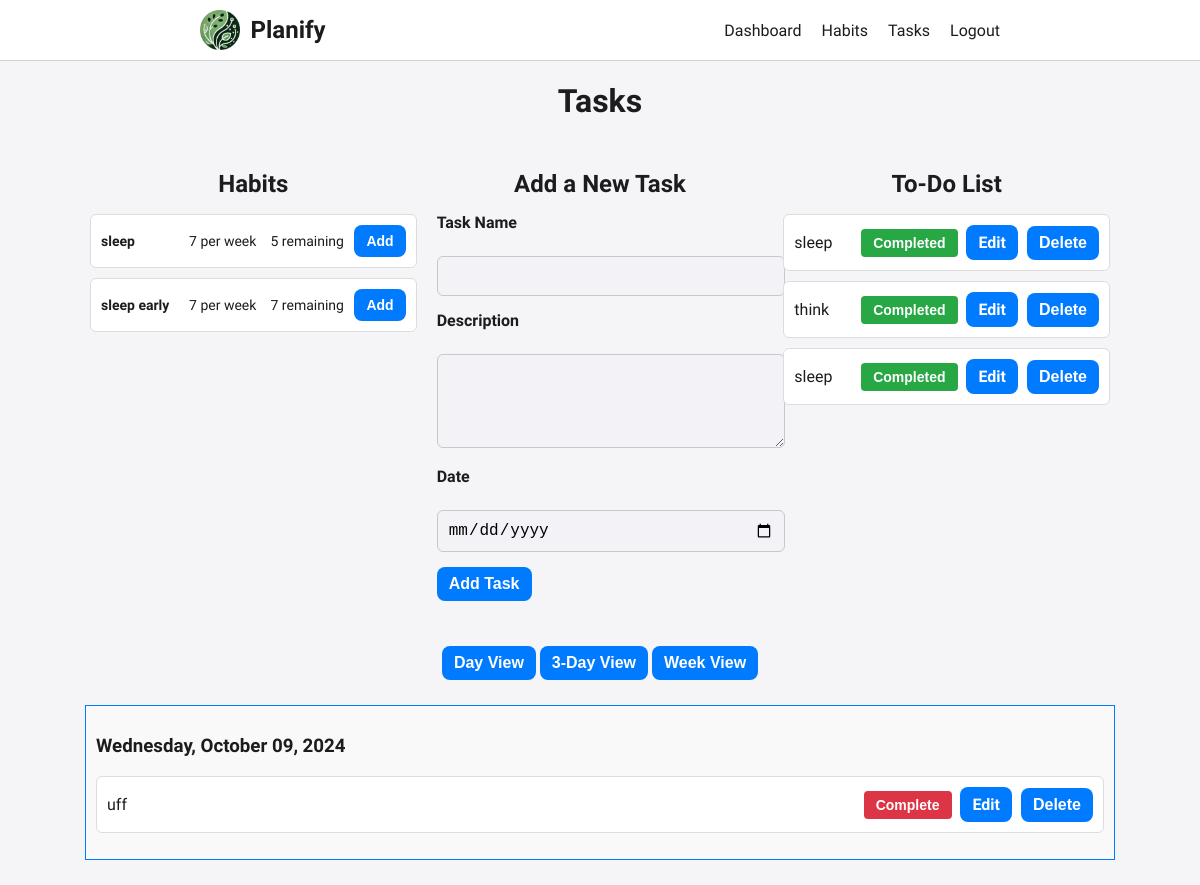
Page /tasks (signed in) on the committed database.
### tables this page shows
CREATE TABLE habits (
    id INTEGER PRIMARY KEY AUTOINCREMENT,
    user_id INTEGER NOT NULL,
    name TEXT NOT NULL,
    frequency INTEGER NOT NULL,
    period TEXT NOT NULL,
    times_completed INTEGER DEFAULT 0,
    FOREIGN KEY (user_id) REFERENCES users (id)
);

CREATE TABLE tasks (
    id INTEGER PRIMARY KEY AUTOINCREMENT,
    user_id INTEGER NOT NULL,
    habit_id INTEGER,
    name TEXT NOT NULL,
    description TEXT,
    date DATE,
    completed BOOLEAN DEFAULT 0,
    FOREIGN KEY (user_id) REFERENCES users (id),
    FOREIGN KEY (habit_id) REFERENCES habits (id)
);

### app.py (the view, shortened to what this page needs)
@app.route('/tasks', methods=['GET', 'POST'])
@login_required
def tasks():
    task_form = TaskForm()
    conn = get_db_connection()
    editing_task = None
    view_type = request.args.get('view', 'day')
    today = date.today()
    dates = []
    if view_type == 'day':
        dates.append(today)
    elif view_type == '3day':
        for i in range(3):
            dates.append(today + timedelta(days=i))
    elif view_type == 'week':
        start_day = today - timedelta(days=today.weekday() + 1 if today.weekday() != 6 else 0)
        for i in range(7):
            dates.append(start_day + timedelta(days=i))
    edit_task_id = request.args.get('edit')
    habits = conn.execute('SELECT * FROM habits WHERE user_id = ?', (current_user.id,)).fetchall()
    undated_tasks = conn.execute('''
        SELECT * FROM tasks
        WHERE user_id = ? AND date IS NULL
    ''', (current_user.id,)).fetchall()
    dated_tasks = conn.execute('''
        SELECT * FROM tasks
        WHERE user_id = ? AND date IS NOT NULL
    ''', (current_user.id,)).fetchall()
    tasks_by_date = {d.strftime('%Y-%m-%d'): [] for d in dates}
    for task in dated_tasks:
        task_date_str = task['date']
        if task_date_str in tasks_by_date:
            tasks_by_date[task_date_str].append(task)
    conn.close()
    return render_template('tasks.html', task_form=task_form, habits=habits,
                           undated_tasks=undated_tasks, tasks_by_date=tasks_by_date,
                           dates=dates, view_type=view_type, editing_task=editing_task, today=today)

### app.py
class TaskForm(FlaskForm):
    name = StringField('Task Name', validators=[DataRequired(), Length(max=150)])
    description = TextAreaField('Description', validators=[Optional(), Length(max=500)])
    date = DateField('Date', validators=[Optional()], format='%Y-%m-%d')
    habit_id = HiddenField('Habit ID', validators=[Optional()])
    submit = SubmitField('Add Task')

### app.py (called while the page is built)
def get_db_connection():
    conn = sqlite3.connect('database.db')
    conn.row_factory = sqlite3.Row
    return conn

@login_manager.user_loader
def load_user(user_id):
    conn = get_db_connection()
    user_row = conn.execute('SELECT * FROM users WHERE id = ?', (user_id,)).fetchone()
    conn.close()
    if user_row:
        return User(user_row)
    else:
        return None

### templates/tasks.html (shortened to what this page needs)
{% extends 'base.html' %}
{% block content %}
<main class="main-content tasks-page-content">
    <h1 class="page-title">Tasks</h1>
<div class="tasks-page">
    <div class="top-section">
        <div class="left-column">
            <h2 class="section-title">Habits</h2>
            <ul class="habits-list">
                {% for habit in habits %}
                <li>
                    <div class="habit-item">
                        <span class="habit-name">{{ habit['name'] }}</span>
                        <span class="habit-frequency">{{ habit['frequency'] }} per {{ habit['period'] }}</span>
                        <span class="habit-remaining">{{ habit['frequency'] - habit['times_completed'] }} remaining</span>
                        <button class="btn btn-sm btn-primary add-habit-btn" data-habit-id="{{ habit['id'] }}" data-habit-name="{{ habit['name'] }}">
                            Add
                        </button>
                    </div>
                </li>
                {% else %}
                <li>You have no habits yet.</li>
                {% endfor %}
            </ul>
        </div>
        <div class="middle-column">
            <h2 class ="section-title">{{ 'Edit Task' if editing_task else 'Add a New Task' }}</h2>
            <form method="POST" action="{{ url_for('tasks', view=view_type) }}">
                <div class="form-group">
                    {{ task_form.name.label }}<br>
                    {{ task_form.name(id="task_form-name", size=50, class_="form-control") }}
                </div>
                <div class="form-group">
                    {{ task_form.description.label }}<br>
                    {{ task_form.description(rows=4, class_="form-control") }}
                </div>
                <div class="form-group">
                    {{ task_form.date.label }}<br>
                    {{ task_form.date(class_="form-control") }}
                </div>
                <div class="form-group">
                    <input type="submit" class="btn btn-primary" value="{{ 'Update Task' if editing_task else 'Add Task' }}">
                </div>
            </form>
        </div>
        <div class="right-column">
            <h2 class="section-title">To-Do List</h2>
            <ul class="todo-list">
                {% for task in undated_tasks %}
                <li>
                    <div class="task-item">
                        <span>{{ task['name'] }}</span>
                        <div class="task-actions">
            <form action="{{ url_for('toggle_task', task_id=task['id'], view=view_type) }}" method="POST" style="display:inline;">
    <button type="submit" class="btn btn-sm status-btn {% if task['completed'] %}completed{% else %}incomplete{% endif %}">
        {% if task['completed'] %}Completed{% else %}Complete{% endif %}
    </button>
</form>
                            <a href="#" class="btn btn-sm btn-warning edit-task-btn" data-task-id="{{ task['id'] }}">Edit</a>
                            <form action="{{ url_for('delete_task', task_id=task['id']) }}" method="POST" style="display:inline;">
                                <button type="submit" class="btn btn-sm btn-danger" onclick="return confirm('Are you sure you want to delete this task?');">Delete</button>
                            </form>
                        </div>
                    </div>
                </li>
                {% else %}
                <li>You have no tasks in your to-do list.</li>
                {% endfor %}
            </ul>
        </div>
    </div>
    <div class="bottom-section">
        <div class="date-range-buttons">
            <button class="btn btn-secondary" onclick="window.location.href='{{ url_for('tasks', view='day') }}'">Day View</button>
            <button class="btn btn-secondary" onclick="window.location.href='{{ url_for('tasks', view='3day') }}'">3-Day View</button>
            <button class="btn btn-secondary" onclick="window.location.href='{{ url_for('tasks', view='week') }}'">Week View</button>
        </div>
        <div class="tasks-by-date-section">
            {% for date_obj in dates %}
            {% set date_str = date_obj.strftime('%Y-%m-%d') %}
            <div class="date-card {% if date_obj == today %}today-card{% endif %}">
                <h3>{{ date_obj.strftime('%A, %B %d, %Y') }}</h3>
                <ul class="task-list">
                    {% if tasks_by_date[date_str] %}
                    {% for task in tasks_by_date[date_str] %}
                    <li>
                        <div class="task-item">
                            <span>{{ task['name'] }}</span>
                            <div class="task-actions">
<form action="{{ url_for('toggle_task', task_id=task['id'], view=view_type) }}" method="POST" style="display:inline;">
    <button type="submit" class="btn btn-sm status-btn {% if task['completed'] %}completed{% else %}incomplete{% endif %}">
        {% if task['completed'] %}Completed{% else %}Complete{% endif %}
    </button>
</form>
                                <a href="#" class="btn btn-sm btn-warning edit-task-btn" data-task-id="{{ task['id'] }}">Edit</a>
                                <form action="{{ url_for('delete_task', task_id=task['id']) }}" method="POST" style="display:inline;">
                                    <button type="submit" class="btn btn-sm btn-danger" onclick="return confirm('Are you sure you want to delete this task?');">Delete</button>
                                </form>
                            </div>
                        </div>
                    </li>
                    {% endfor %}
                    {% else %}
                    <li>No tasks for this day.</li>
                    {% endif %}
                </ul>
            </div>
            {% endfor %}
        </div>
    </div>
</div>
</main>
{% endblock %}
{% block page_class %}tasks-page-content{% endblock %}

### templates/base.html (shortened to what this page needs)
<!DOCTYPE html>
<html lang="en">
<head>
    <link rel="stylesheet" href="{{ url_for('static', filename='css/styles.css') }}">
</head>
<body>
    <nav class="navbar">
        <div class="navbar-container">
            <div class="navbar-brand">
                <img src="{{ url_for('static', filename='images/subject.png') }}" alt="Planify Logo" class="logo">
                <span class="app-name">Planify</span>
            </div>
            <ul class="navbar-links">
                {% if current_user.is_authenticated %}
                    <li><a href="{{ url_for('dashboard') }}">Dashboard</a></li>
                    <li><a href="{{ url_for('habits') }}">Habits</a></li>
                    <li><a href="{{ url_for('tasks') }}">Tasks</a></li>
                    <li><a href="{{ url_for('logout') }}">Logout</a></li>
                {% else %}
                    <li><a href="{{ url_for('login') }}">Login</a></li>
                    <li><a href="{{ url_for('register') }}">Register</a></li>
                {% endif %}
            </ul>
        </div>
    </nav>
    <main class="main-content {% block page_class %}{% endblock %}">
        {% block content %}{% endblock %}
    </main>
</body>
</html>

### static/css/styles.css (style rules this page uses)
body { font-family: 'Helvetica Neue', sans-serif; margin: 0; padding: 0; background-color: #F5F5F7; color: #1C1C1E; }
a { color: #007AFF; text-decoration: none; }
h1, h2, h3 { font-weight: 700; }
.navbar { background-color: #FFFFFF; border-bottom: 1px solid #D1D1D6; padding: 10px 0; position: sticky; top: 0; z-index: 1000; }
.navbar-container { display: flex; align-items: center; justify-content: space-between; max-width: 800px; margin: 0 auto; padding: 0 20px; }
.navbar-brand { display: flex; align-items: center; }
.logo { height: 40px; margin-right: 10px; }
.app-name { font-size: 24px; font-weight: 700; color: #1C1C1E; }
.navbar-links { list-style-type: none; display: flex; margin: 0; padding: 0; }
.navbar-links li { margin-left: 20px; }
.navbar-links a { font-size: 16px; color: #1C1C1E; }
.main-content { max-width: 800px; margin: 20px auto; padding: 0 20px; }
.form-group { margin-bottom: 20px; text-align: left; }
.form-group label { display: block; margin-bottom: 5px; font-weight: 600; }
.form-control { width: 100%; padding: 10px; border: 1px solid #C7C7CC; border-radius: 6px; font-size: 16px; background-color: #F2F2F7; }
.btn { display: inline-block; padding: 12px 20px; font-size: 16px; font-weight: 600; text-align: center; border: none; border-radius: 8px; cursor: pointer; background-color: #007AFF; color: #FFFFFF; transition: background-color 0.3s; }
.tasks-page { display: flex; flex-direction: column; }
.top-section { display: flex; flex-wrap: wrap; }
.left-column, .middle-column, .right-column { flex: 1; min-width: 250px; margin: 10px; }
.bottom-section { margin-top: 20px; }
.date-range-buttons { text-align: center; margin-bottom: 20px; }
.tasks-by-date-section { display: flex; flex-wrap: wrap; justify-content: center; }
.date-card { border: 1px solid #ddd; padding: 10px; margin: 5px; flex: 1; min-width: 200px; }
.today-card { background-color: #f9f9f9; border-color: #007bff; }
.date-card { flex-basis: 100%; }
.date-card { flex-basis: calc(33.33% - 10px); }
.tasks-by-date-section { display: flex; flex-wrap: nowrap; justify-content: space-between; }
.tasks-by-date-section .date-card { flex: 1 1 calc(14.2857% - 10px); margin: 5px; }
.task-item { display: flex; justify-content: space-between; align-items: center; padding: 10px; margin-bottom: 10px; border: 1px solid #ddd; border-radius: 6px; background-color: #fff; }
.task-actions .btn { margin-left: 5px; }
.habits-list { list-style-type: none; padding-left: 0; }
.habits-list li { margin-bottom: 10px; }
.habit-item { display: flex; align-items: center; justify-content: space-between; padding: 10px; border: 1px solid #ddd; border-radius: 6px; background-color: #fff; }
.habit-item span { margin-right: 10px; font-size: 14px; }
.habit-name { font-weight: bold; flex: 1; }
.habit-frequency, .habit-remaining { flex: 1; text-align: center; }
.add-habit-btn { padding: 6px 12px; font-size: 14px; }
.form-group { margin-bottom: 15px; }
.btn { padding: 8px 12px; }
.tasks-page-content { max-width: none; margin: 20px; padding: 0 20px; }
.status-btn { color: #fff; border: none; border-radius: 4px; padding: 6px 12px; cursor: pointer; font-size: 14px; transition: background-color 0.3s; }
.status-btn.incomplete { background-color: #DC3545; }
.status-btn.completed { background-color: #28A745; }
.page-title { text-align: center; font-size: 32px; margin-bottom: 20px; }
.section-title { text-align: center; font-size: 24px; margin-bottom: 15px; }
.todo-list, .task-list { list-style-type: none; padding-left: 0; }

### rows in the picture
habits: name "sleep", frequency "7", period "week", habit['frequency']-habit['times_completed'] "5"
habits: name "sleep early", frequency "7", period "week", habit['frequency']-habit['times_completed'] "7"
tasks: name "sleep", completed "Completed"
tasks: name "think", completed "Completed"
tasks: name "sleep", completed "Completed"
tasks: name "uff", completed "Complete"

### other values in the picture
{{ 'Edit Task' if editing_task else 'Add a New Task' }} "Add a New Task"
{{ task_form.name.label }} "Task Name"
{{ task_form.description.label }} "Description"
{{ task_form.date.label }} "Date"
{{ date_obj.strftime('%A, %B %d, %Y') }} "Wednesday, October 09, 2024"
